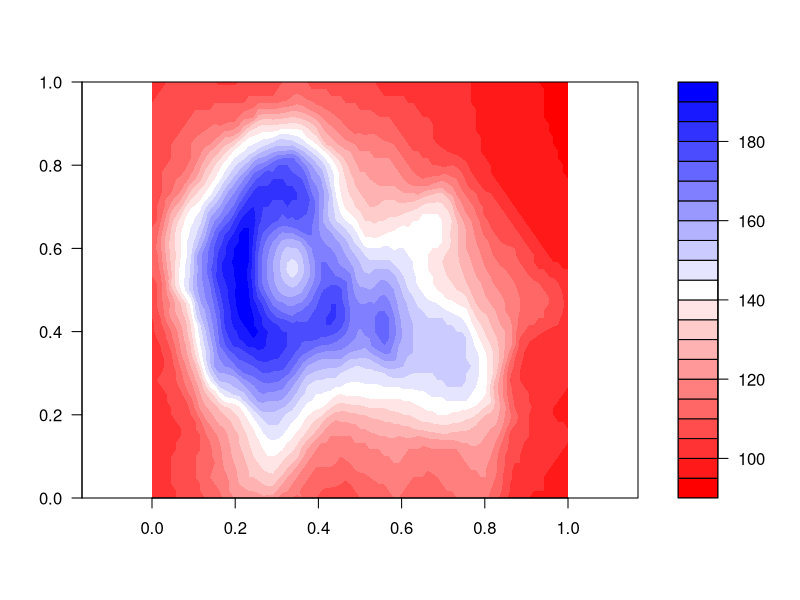
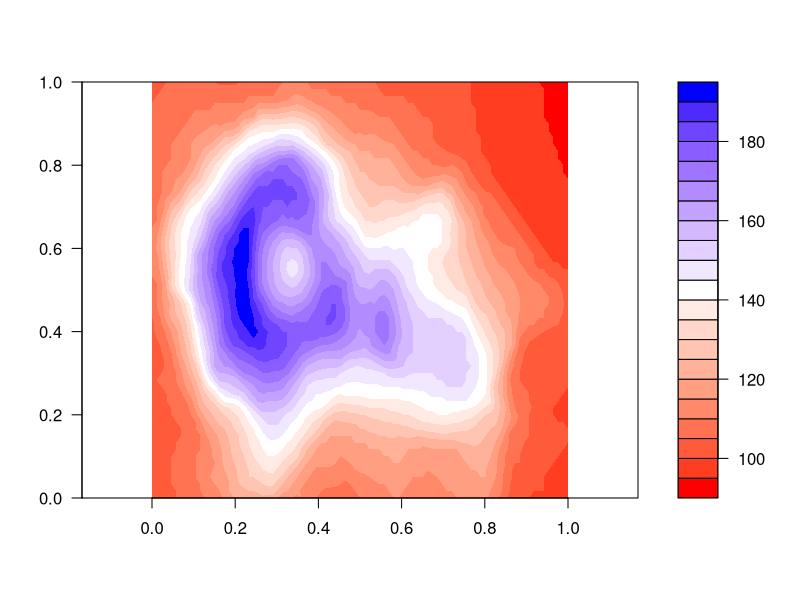
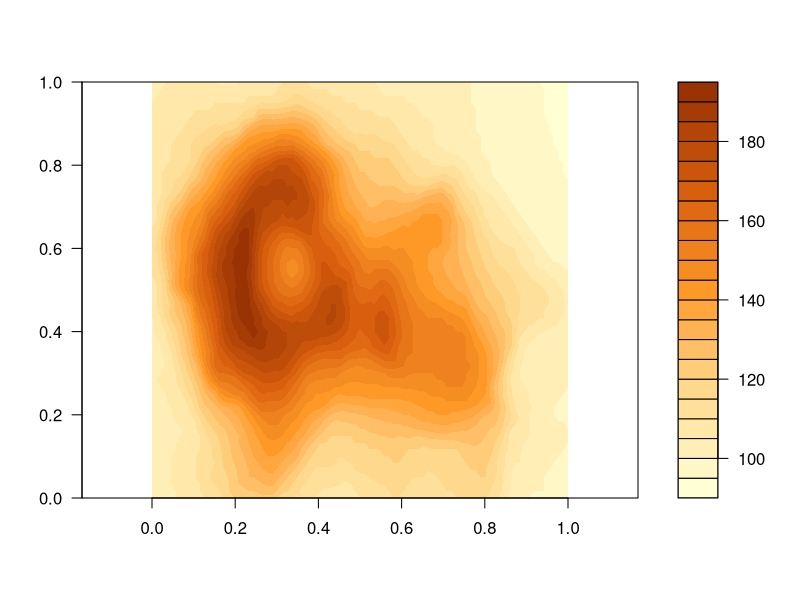
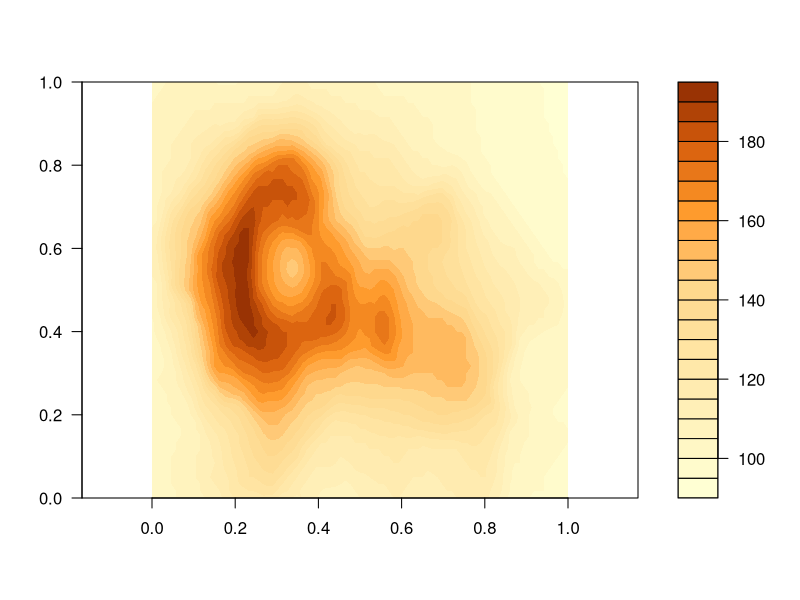
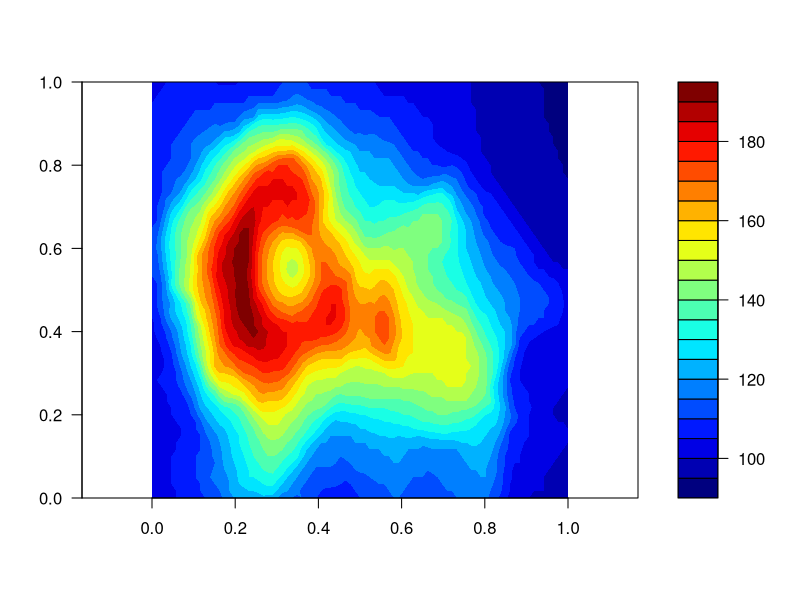
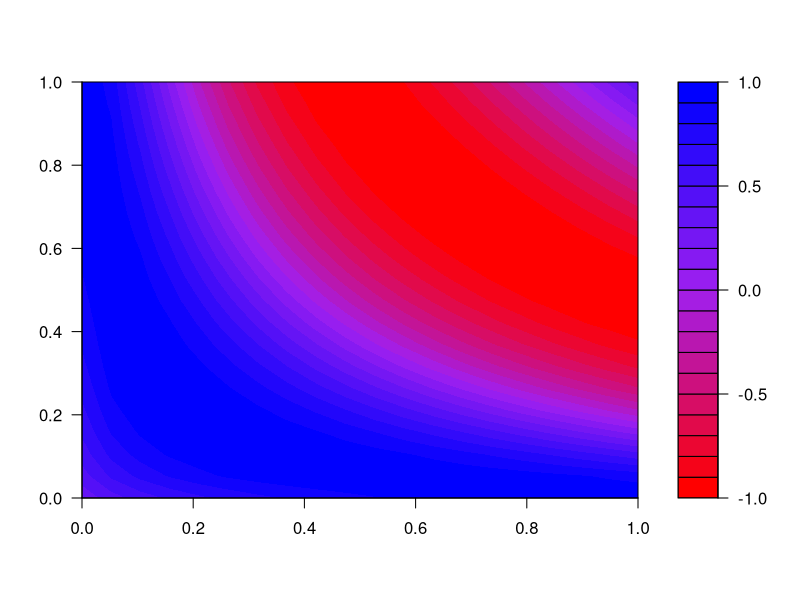
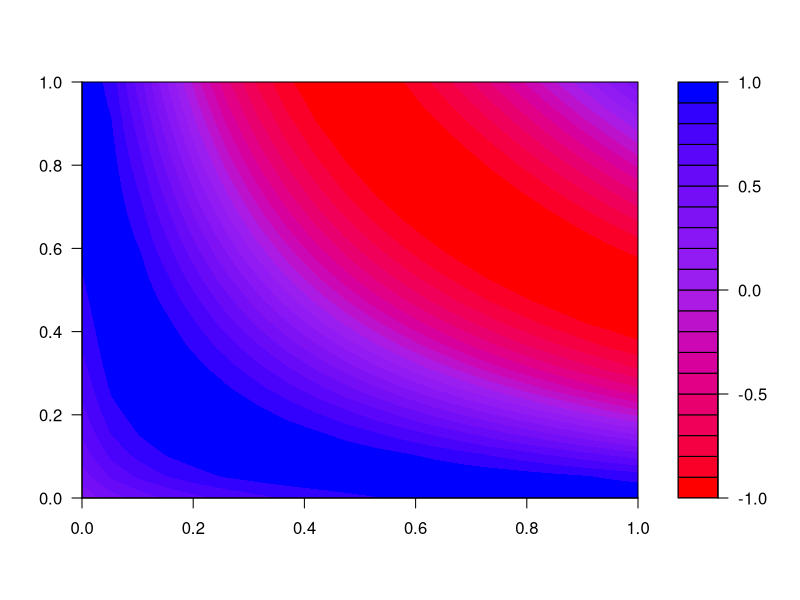

These charts were generated, in order, by the following R code:

# NOT RUN {
## Both return a *function* :
colorRamp(c("red", "green"))( (0:4)/4 ) ## (x) , x in [0,1]
colorRampPalette(c("blue", "red"))( 4 ) ## (n)
## a ramp in opacity of blue values
colorRampPalette(c(rgb(0,0,1,1), rgb(0,0,1,0)), alpha = TRUE)(8)

require(graphics)

## Here space="rgb" gives palettes that vary only in saturation,
## as intended.
## With space="Lab" the steps are more uniform, but the hues
## are slightly purple.
filled.contour(volcano,
               color.palette =
                 colorRampPalette(c("red", "white", "blue")),
               asp = 1)
filled.contour(volcano,
               color.palette =
                 colorRampPalette(c("red", "white", "blue"),
                                  space = "Lab"),
               asp = 1)
volcano

## Interpolating a 'sequential' ColorBrewer palette
YlOrBr <- c("#FFFFD4", "#FED98E", "#FE9929", "#D95F0E", "#993404")
filled.contour(volcano,
               color.palette = colorRampPalette(YlOrBr, space = "Lab"),
               asp = 1)
filled.contour(volcano,
               color.palette = colorRampPalette(YlOrBr, space = "Lab",
                                                bias = 0.5),
               asp = 1)

## 'jet.colors' is "as in Matlab"
## (and hurting the eyes by over-saturation)
jet.colors <-
  colorRampPalette(c("#00007F", "blue", "#007FFF", "cyan",
                     "#7FFF7F", "yellow", "#FF7F00", "red", "#7F0000"))
filled.contour(volcano, color = jet.colors, asp = 1)

## space="Lab" helps when colors don't form a natural sequence
m <- outer(1:20,1:20,function(x,y) sin(sqrt(x*y)/3))
rgb.palette <- colorRampPalette(c("red", "purple", "blue"),
                                space = "rgb")
Lab.palette <- colorRampPalette(c("red", "purple", "blue"),
                                space = "Lab")
filled.contour(m, col = rgb.palette(20))
filled.contour(m, col = Lab.palette(20))
# }